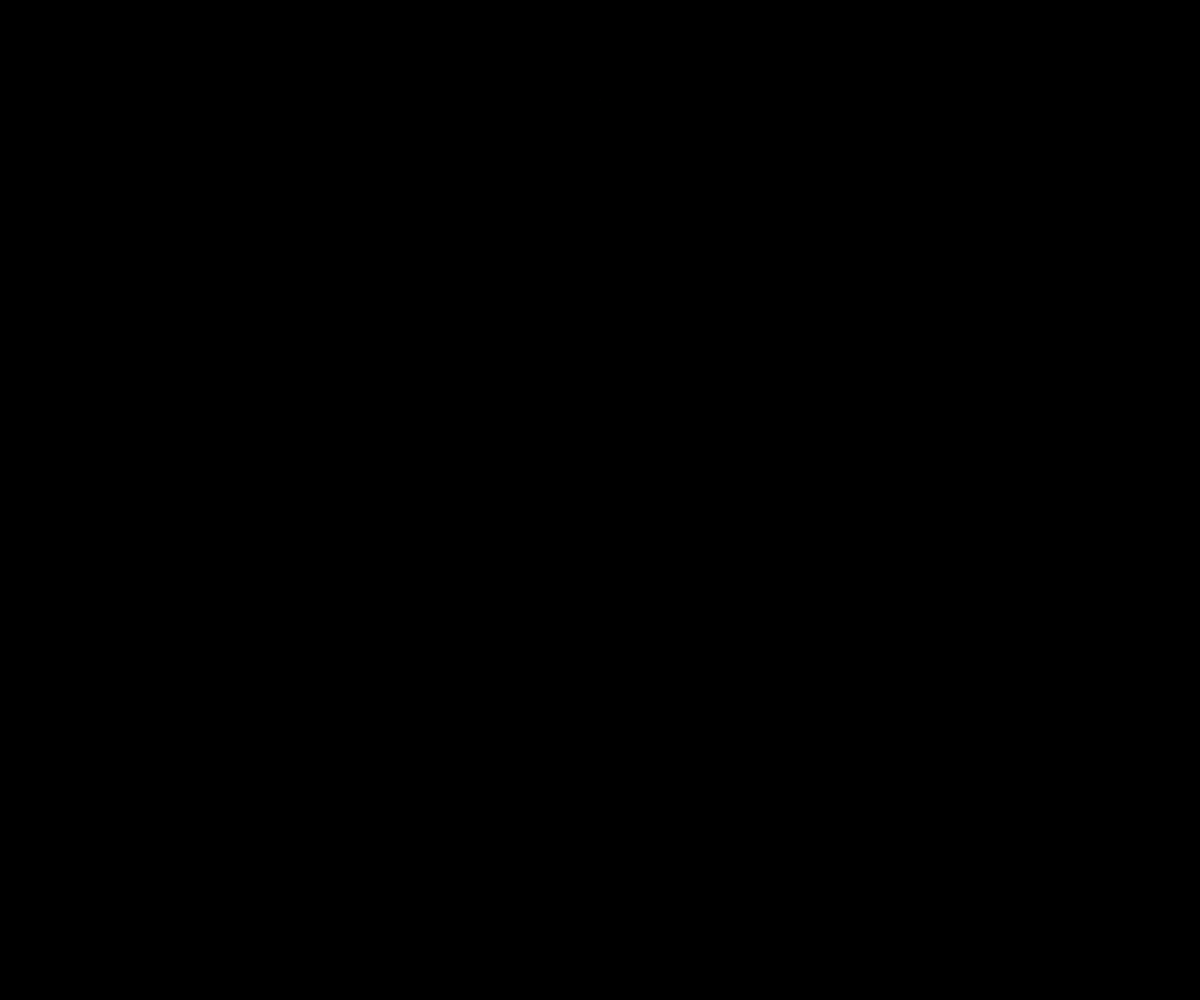
Frame 1 (no input)
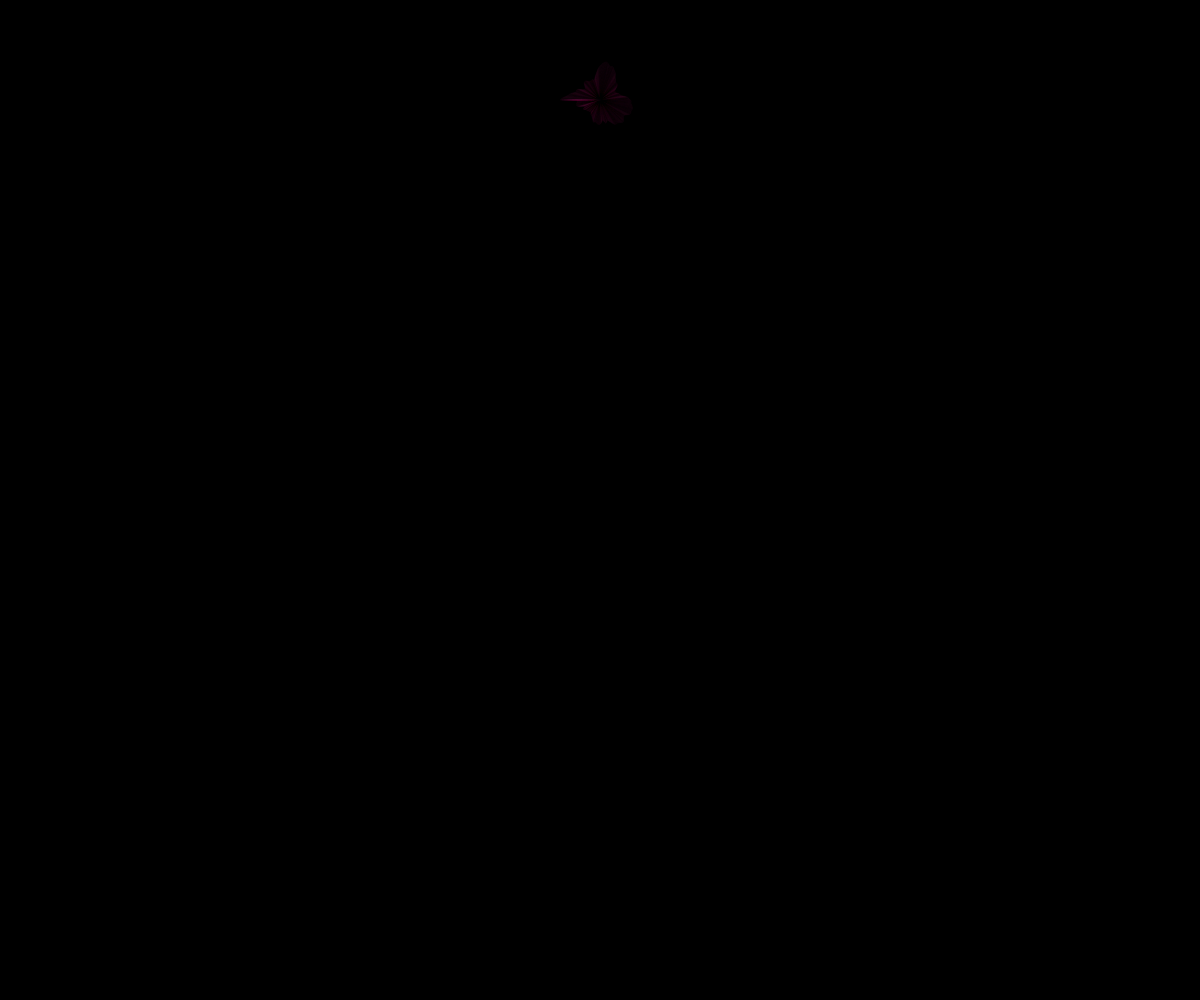
Frame 60 (no input)
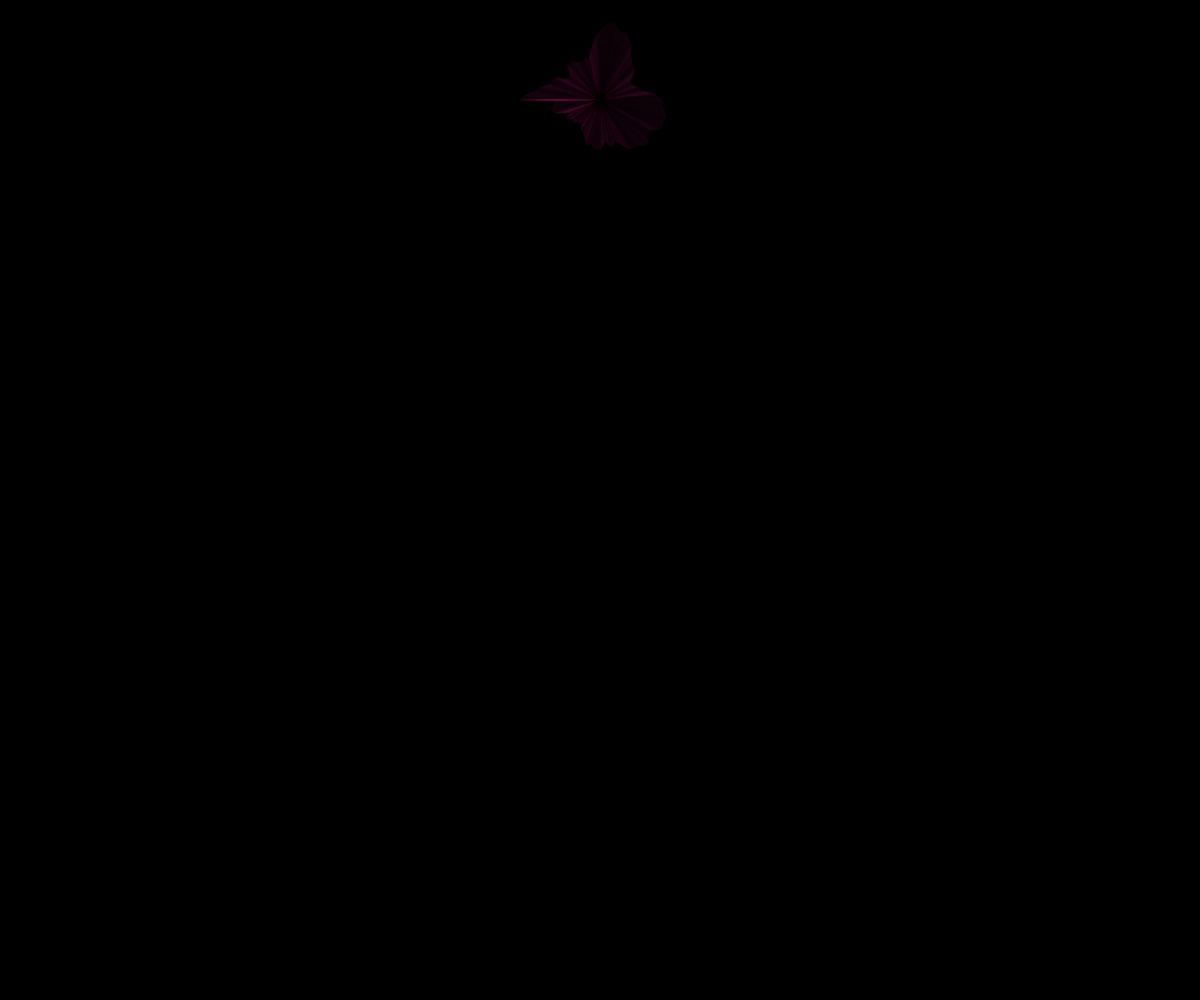
Frame 120 (the mouse pressed at the canvas centre since frame 60)

The p5.js sketch that drew these frames (run headless with seeded random() and noise() and a simulated clock; from frame 60 on, the mouse is pressed at the canvas centre):

// p5.js sketch
// ── sketch.js
const total_degrees = 360;
let radius = 0;
let height = 0;
let frameCount = 0;

function setup() {
  frameRate(20);
  const displayWidth = window.innerWidth;
  const displayHeight = window.innerHeight;
  createCanvas(displayWidth, displayHeight);
  background(0);
  noFill();
  stroke(
    round(random(50, 150)),
    round(random(30, 40)),
    round(random(75, 85)),
    20
  );
  radius = height / 4;
}

function draw() {
  //   rotateY((frameCount / 2) * 0.0000003);
  translate(frameCount / 900, 100);

  let center_x = width / 2;
  let center_y = height / 3;

  beginShape();
  for (let i = 0; i <= total_degrees; i++) {
    noiseFactor = noise(i * 0.02, float(frameCount / 160));
    x = center_x + radius * cos(radians(i)) * noiseFactor;
    y = center_y + radius * sin(radians(i)) * noiseFactor;
    curveVertex(x, y);
  }
  endShape(CLOSE);

  radius -= 1;

  //   if (radius <= 0) {
  //     background(0);
  //     noFill();
  //     stroke(100, 50, 20, 30);
  //     redraw();
  //   }
}
